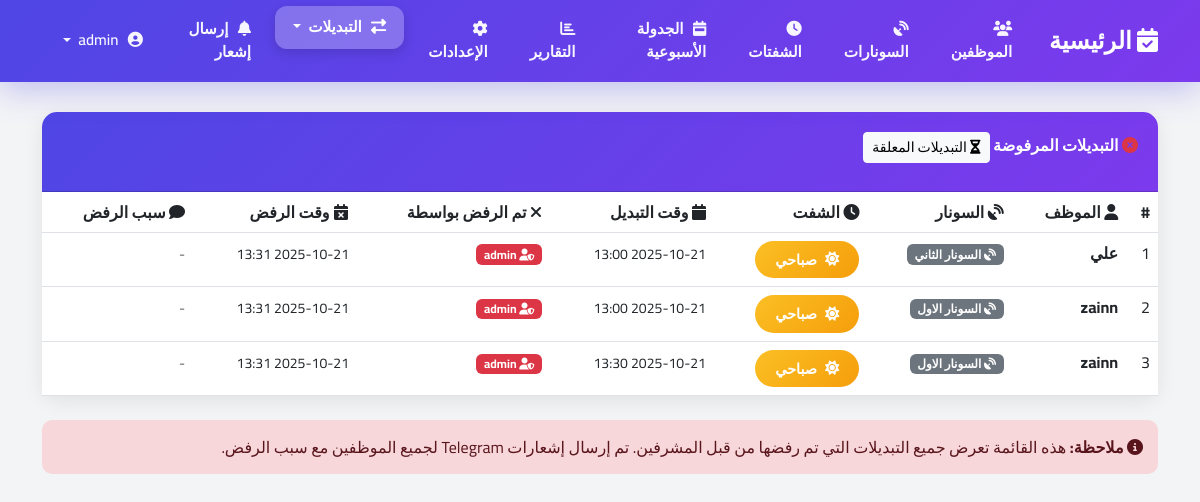
Page /rejected-assignments/ (signed in) on the earlier database version.
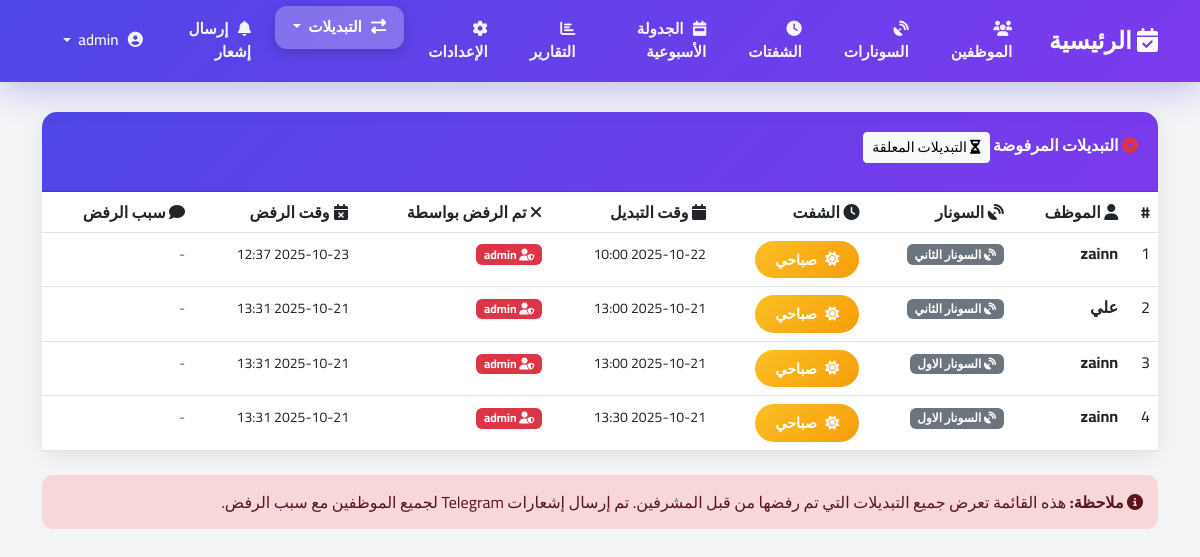
Same page on the later database version.
### shifts/models.py (models this page shows, shortened)
class AssignmentConfirmation(models.Model):
    STATUS_CHOICES = [
        ('confirmed', 'مؤكد'),
        ('rejected', 'مرفوض'),
    ]
    assignment = models.OneToOneField(
        EmployeeAssignment,
        on_delete=models.CASCADE,
        related_name='confirmation',
        verbose_name='التبديل'
    )
    status = models.CharField(
        max_length=20,
        choices=STATUS_CHOICES,
        verbose_name='الحالة'
    )
    confirmed_by = models.ForeignKey(
        User,
        on_delete=models.SET_NULL,
        null=True,
        verbose_name='تم التأكيد/الرفض بواسطة'
    )
    confirmed_at = models.DateTimeField(auto_now_add=True, verbose_name='وقت التأكيد/الرفض')
    notes = models.TextField(blank=True, null=True, verbose_name='ملاحظات')
    class Meta:
        verbose_name = 'تأكيد تبديل'
        verbose_name_plural = 'تأكيدات التبديلات'
        ordering = ['-confirmed_at']

class EmployeeAssignment(models.Model):
    employee = models.ForeignKey(Employee, on_delete=models.CASCADE)
    sonar = models.ForeignKey(Sonar, on_delete=models.CASCADE, null=True, blank=True)  # يمكن أن يكون null للاحتياط
    shift = models.ForeignKey(Shift, on_delete=models.CASCADE)
    assigned_at = models.DateTimeField(default=timezone.now)
    rotation_number = models.IntegerField(default=0)
    confirmed = models.BooleanField(default=False)  # هل تم تأكيد التبديل؟
    notification_sent = models.BooleanField(default=False)  # هل تم إرسال الإشعار؟
    is_standby = models.BooleanField(default=False, verbose_name='في حالة احتياط')  # الموظف في راحة/احتياط
    work_duration_hours = models.FloatField(default=0.0, verbose_name='مدة العمل بالساعات')  # مدة العمل الفعلية
    employee_confirmed = models.BooleanField(default=False, verbose_name='تأكيد الموظف')
    employee_confirmed_at = models.DateTimeField(null=True, blank=True, verbose_name='وقت تأكيد الموظف')
    supervisor_confirmed = models.BooleanField(default=False, verbose_name='تأكيد المشرف')
    supervisor_confirmed_at = models.DateTimeField(null=True, blank=True, verbose_name='وقت تأكيد المشرف')
    supervisor_confirmed_by = models.ForeignKey(
        User,
        on_delete=models.SET_NULL,
        null=True,
        blank=True,
        related_name='confirmed_assignments',
        verbose_name='المشرف المؤكد'
    )
    class Meta:
        verbose_name = 'إسناد موظف'
        verbose_name_plural = 'إسنادات الموظفين'
        ordering = ['-assigned_at']

class Employee(models.Model):
    user = models.OneToOneField(User, on_delete=models.CASCADE, related_name='employee_profile', null=True, blank=True)
    name = models.CharField(max_length=100, verbose_name='اسم الموظف')
    telegram_id = models.CharField(max_length=50, null=True, blank=True, verbose_name='معرف تليجرام')
    is_on_leave = models.BooleanField(default=False, verbose_name='في إجازة')
    created_at = models.DateTimeField(auto_now_add=True, null=True, blank=True, verbose_name='تاريخ الإنشاء')
    created_by = models.ForeignKey(User, on_delete=models.SET_NULL, null=True, blank=True,
                                   related_name='created_employees', verbose_name='أنشئ بواسطة')
    total_work_hours = models.FloatField(default=0.0, verbose_name='إجمالي ساعات العمل')
    last_work_datetime = models.DateTimeField(null=True, blank=True, verbose_name='آخر وقت عمل')
    consecutive_rest_count = models.IntegerField(default=0, verbose_name='عدد مرات الراحة المتتالية')
    class Meta:
        verbose_name = 'موظف'
        verbose_name_plural = 'الموظفين'

class Sonar(models.Model):
    name = models.CharField(max_length=50)
    active = models.BooleanField(default=True)  # لتحديد إذا كانت المحطة نشطة
    max_employees = models.IntegerField(default=1)  # عدد الموظفين المطلوب لكل محطة

### shifts/views.py (the view)
# urls.py: path('rejected-assignments/', views.rejected_assignments_list, name='rejected_assignments_list'),
@login_required
def rejected_assignments_list(request):
    rejected = AssignmentConfirmation.objects.filter(
        status='rejected'
    ).select_related(
        'assignment__employee',
        'assignment__sonar',
        'assignment__shift',
        'confirmed_by'
    ).order_by('-confirmed_at')
    return render(request, 'pending_assignments/rejected_list.html', {'rejected_assignments': rejected})

### templates/pending_assignments/rejected_list.html (shortened to what the changed rows need)
{% extends 'base.html' %}
{% block content %}
<div class="content-wrapper">
    <div class="container">
        <div class="card">
            <div class="card-body p-0">
                {% if rejected_assignments %}
                <div class="table-responsive">
                    <table class="table table-hover mb-0">
                        <thead>
                            <tr>
                                <th>#</th>
                                <th><i class="fas fa-user"></i> الموظف</th>
                                <th><i class="fas fa-satellite-dish"></i> السونار</th>
                                <th><i class="fas fa-clock"></i> الشفت</th>
                                <th><i class="fas fa-calendar"></i> وقت التبديل</th>
                                <th><i class="fas fa-times"></i> تم الرفض بواسطة</th>
                                <th><i class="fas fa-calendar-times"></i> وقت الرفض</th>
                                <th><i class="fas fa-comment"></i> سبب الرفض</th>
                            </tr>
                        </thead>
                        <tbody>
                            {% for rejection in rejected_assignments %}
                            <tr>
                                <td>{{ forloop.counter }}</td>
                                <td>
                                    <strong>{{ rejection.assignment.employee.name }}</strong>
                                </td>
                                <td>
                                    <span class="badge bg-secondary">
                                        <i class="fas fa-satellite-dish"></i> {{ rejection.assignment.sonar.name }}
                                    </span>
                                </td>
                                <td>
                                    {% if rejection.assignment.shift.name == 'morning' %}
                                        <span class="shift-badge shift-morning">
                                            <i class="fas fa-sun"></i> صباحي
                                        </span>
                                    {% elif rejection.assignment.shift.name == 'evening' %}
                                        <span class="shift-badge shift-evening">
                                            <i class="fas fa-cloud-sun"></i> مسائي
                                        </span>
                                    {% elif rejection.assignment.shift.name == 'night' %}
                                        <span class="shift-badge shift-night">
                                            <i class="fas fa-moon"></i> ليلي
                                        </span>
                                    {% endif %}
                                </td>
                                <td>
                                    <small>{{ rejection.assignment.assigned_at|date:"Y-m-d H:i" }}</small>
                                </td>
                                <td>
                                    <span class="badge bg-danger">
                                        <i class="fas fa-user-shield"></i> {{ rejection.confirmed_by.username }}
                                    </span>
                                </td>
                                <td>
                                    <small>{{ rejection.confirmed_at|date:"Y-m-d H:i" }}</small>
                                </td>
                                <td>
                                    {% if rejection.notes %}
                                        <small class="text-muted">{{ rejection.notes|truncatewords:5 }}</small>
                                    {% else %}
                                        <small class="text-muted">-</small>
                                    {% endif %}
                                </td>
                            </tr>
                            {% endfor %}
                        </tbody>
                    </table>
                </div>
                {% endif %}
            </div>
        </div>
    </div>
</div>
{% endblock %}

Differences in the rows shown:
added AssignmentConfirmation: assignment.employee.name "zainn", assignment.sonar.name "السونار الثاني", shows "صباحي", assignment.assigned_at "2025-10-22 10:00", confirmed_by.username "admin", confirmed_at "2025-10-23 12:37"
